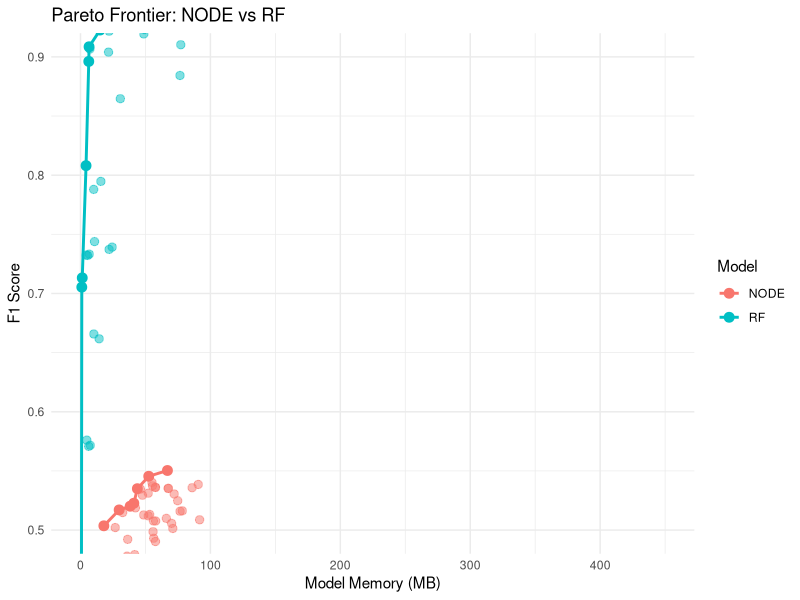

R code for this plot:
library(ggplot2)
library(dplyr)

# --- Load data ---
df_node <- read.csv("optuna_NODE_results.csv") %>%
  rename(memory = alloc_memory) %>%
  mutate(model = "NODE")

df_rf <- read.csv("optuna_RF_results.csv") %>%
  rename(memory = model_size_mb) %>%
  mutate(model = "RF")

# --- Combine datasets ---
df_all <- bind_rows(df_node, df_rf)

# --- Pareto function ---
get_pareto <- function(df) {
  df %>%
    arrange(memory, desc(f1_score)) %>%
    mutate(best_so_far = cummax(f1_score)) %>%
    filter(f1_score == best_so_far) %>%
    distinct(memory, f1_score, .keep_all = TRUE)
}

# --- Compute Pareto per model ---
df_pareto <- df_all %>%
  group_by(model) %>%
  group_modify(~ get_pareto(.x)) %>%
  ungroup()

# --- Plot ---
ggplot(df_all, aes(x = memory, y = f1_score, color = model)) +
  
  # All points
  geom_point(alpha = 0.5, size = 2.5) +
  
  # Pareto lines
  geom_line(data = df_pareto %>% arrange(model, memory),
            linewidth = 1) +
  
  # Pareto points
  geom_point(data = df_pareto,
             size = 3) +
  
  coord_cartesian(xlim = c(0, 450), ylim = c(0.5, 0.9)) +
  
  theme_minimal() +
  labs(
    title = "Pareto Frontier: NODE vs RF",
    x = "Model Memory (MB)",
    y = "F1 Score",
    color = "Model"
  )
